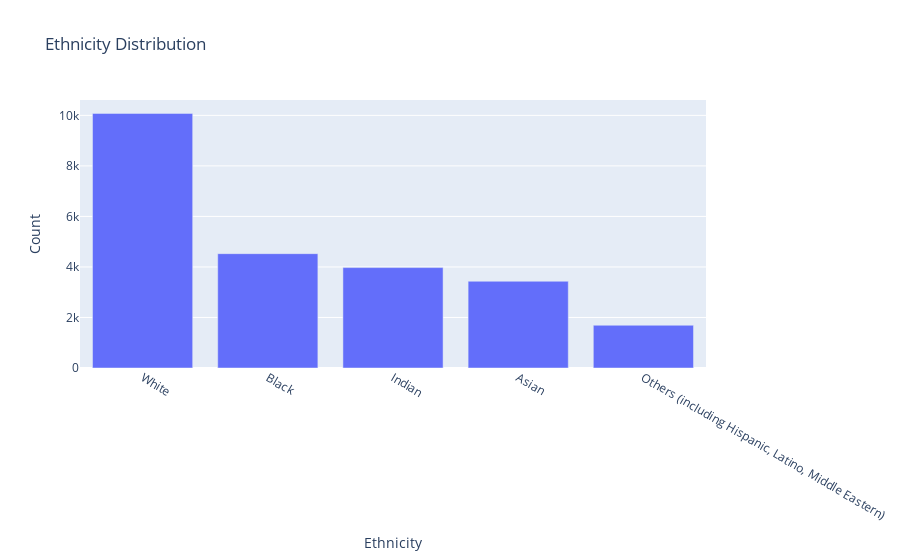

Notebook source saved alongside this figure:
### Code cell
ethnicity_counts = df['ethnicity'].value_counts().reset_index()
ethnicity_counts.columns = ['ethnicity', 'count']

ethnicity_labels = {0: 'White', 1: 'Black', 2: 'Asian', 3: 'Indian', 4: 'Others (including Hispanic, Latino, Middle Eastern)'}
ethnicity_counts['ethnicity'] = ethnicity_counts['ethnicity'].replace(ethnicity_labels)

fig = px.bar(ethnicity_counts, x='ethnicity', y='count', title='Ethnicity Distribution', labels={'count': 'Count', 'ethnicity': 'Ethnicity'})
fig.show()

### Figure 1 — Plotly figure (JSON) as saved in the notebook; plotly's stock layout.template omitted (floating-point values rounded to 4 significant figures)
{"data": [{"alignmentgroup": "True", "hovertemplate": "Ethnicity=%{x}<br>Count=%{y}<extra></extra>", "legendgroup": "", "marker": {"color": "#636efa", "pattern": {"shape": ""}}, "name": "", "offsetgroup": "", "orientation": "v", "showlegend": false, "textposition": "auto", "type": "bar", "x": ["White", "Black", "Indian", "Asian", "Others (including Hispanic, Latino, Middle Eastern)"], "xaxis": "x", "y": [10078, 4526, 3975, 3434, 1692], "yaxis": "y"}], "layout": {"barmode": "relative", "legend": {"tracegroupgap": 0}, "title": {"text": "Ethnicity Distribution"}, "xaxis": {"anchor": "y", "domain": [0, 1], "title": {"text": "Ethnicity"}}, "yaxis": {"anchor": "x", "domain": [0, 1], "title": {"text": "Count"}}}}
